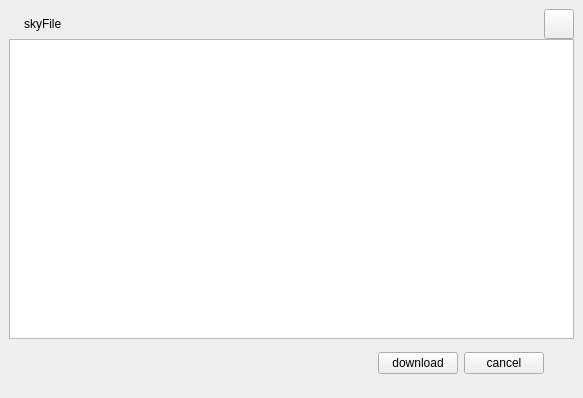
<?xml version="1.0" encoding="UTF-8"?>
<ui version="4.0">
 <class>SkyFileDialog</class>
 <widget class="C8CommonWindow" name="SkyFileDialog">
  <property name="geometry">
   <rect>
    <x>0</x>
    <y>0</y>
    <width>583</width>
    <height>398</height>
   </rect>
  </property>
  <property name="windowTitle">
   <string>SkyFileDialog</string>
  </property>
  <layout class="QFormLayout" name="formLayout_2">
   <property name="horizontalSpacing">
    <number>6</number>
   </property>
   <property name="verticalSpacing">
    <number>6</number>
   </property>
   <property name="leftMargin">
    <number>9</number>
   </property>
   <property name="topMargin">
    <number>9</number>
   </property>
   <property name="rightMargin">
    <number>9</number>
   </property>
   <property name="bottomMargin">
    <number>9</number>
   </property>
   <item row="0" column="0" colspan="2">
    <widget class="QWidget" name="widget" native="true">
     <property name="sizePolicy">
      <sizepolicy hsizetype="Expanding" vsizetype="Expanding">
       <horstretch>0</horstretch>
       <verstretch>0</verstretch>
      </sizepolicy>
     </property>
     <property name="minimumSize">
      <size>
       <width>565</width>
       <height>380</height>
      </size>
     </property>
     <layout class="QVBoxLayout" name="verticalLayout">
      <property name="spacing">
       <number>0</number>
      </property>
      <property name="leftMargin">
       <number>0</number>
      </property>
      <property name="topMargin">
       <number>0</number>
      </property>
      <property name="rightMargin">
       <number>0</number>
      </property>
      <property name="bottomMargin">
       <number>0</number>
      </property>
      <item>
       <widget class="QWidget" name="widget_titleBar" native="true">
        <property name="sizePolicy">
         <sizepolicy hsizetype="Expanding" vsizetype="Expanding">
          <horstretch>0</horstretch>
          <verstretch>0</verstretch>
         </sizepolicy>
        </property>
        <property name="maximumSize">
         <size>
          <width>16777215</width>
          <height>30</height>
         </size>
        </property>
        <layout class="QHBoxLayout" name="horizontalLayout">
         <property name="spacing">
          <number>0</number>
         </property>
         <property name="leftMargin">
          <number>15</number>
         </property>
         <property name="topMargin">
          <number>0</number>
         </property>
         <property name="rightMargin">
          <number>0</number>
         </property>
         <property name="bottomMargin">
          <number>0</number>
         </property>
         <item>
          <widget class="QLabel" name="label_title">
           <property name="minimumSize">
            <size>
             <width>0</width>
             <height>0</height>
            </size>
           </property>
           <property name="text">
            <string>skyFile</string>
           </property>
           <property name="indent">
            <number>0</number>
           </property>
          </widget>
         </item>
         <item>
          <widget class="QPushButton" name="pushButton_close">
           <property name="maximumSize">
            <size>
             <width>30</width>
             <height>30</height>
            </size>
           </property>
           <property name="toolTip">
            <string>close</string>
           </property>
           <property name="text">
            <string/>
           </property>
          </widget>
         </item>
        </layout>
       </widget>
      </item>
      <item>
       <widget class="SkyFileListWidget" name="listWidget_skyFile">
        <property name="minimumSize">
         <size>
          <width>0</width>
          <height>300</height>
         </size>
        </property>
       </widget>
      </item>
      <item>
       <widget class="QWidget" name="widget_skyFileBottom" native="true">
        <property name="sizePolicy">
         <sizepolicy hsizetype="Preferred" vsizetype="Expanding">
          <horstretch>0</horstretch>
          <verstretch>0</verstretch>
         </sizepolicy>
        </property>
        <property name="minimumSize">
         <size>
          <width>0</width>
          <height>40</height>
         </size>
        </property>
        <layout class="QHBoxLayout" name="horizontalLayout_2">
         <property name="leftMargin">
          <number>0</number>
         </property>
         <property name="topMargin">
          <number>9</number>
         </property>
         <property name="rightMargin">
          <number>30</number>
         </property>
         <item>
          <spacer name="horizontalSpacer">
           <property name="orientation">
            <enum>Qt::Horizontal</enum>
           </property>
           <property name="sizeHint" stdset="0">
            <size>
             <width>40</width>
             <height>20</height>
            </size>
           </property>
          </spacer>
         </item>
         <item>
          <widget class="QPushButton" name="pushButton_download">
           <property name="text">
            <string>download</string>
           </property>
          </widget>
         </item>
         <item>
          <widget class="QPushButton" name="pushButton_cancel">
           <property name="sizePolicy">
            <sizepolicy hsizetype="Minimum" vsizetype="Fixed">
             <horstretch>0</horstretch>
             <verstretch>0</verstretch>
            </sizepolicy>
           </property>
           <property name="text">
            <string>cancel</string>
           </property>
          </widget>
         </item>
        </layout>
       </widget>
      </item>
     </layout>
    </widget>
   </item>
  </layout>
 </widget>
 <layoutdefault spacing="6" margin="11"/>
 <customwidgets>
  <customwidget>
   <class>C8CommonWindow</class>
   <extends>QWidget</extends>
   <header>c8commonwindow.h</header>
   <container>1</container>
  </customwidget>
  <customwidget>
   <class>SkyFileListWidget</class>
   <extends>QListWidget</extends>
   <header location="global">skyfilelistwidget.h</header>
  </customwidget>
 </customwidgets>
 <resources/>
 <connections>
  <connection>
   <sender>pushButton_close</sender>
   <signal>clicked()</signal>
   <receiver>SkyFileDialog</receiver>
   <slot>closeBtnClicked()</slot>
   <hints>
    <hint type="sourcelabel">
     <x>552</x>
     <y>20</y>
    </hint>
    <hint type="destinationlabel">
     <x>577</x>
     <y>36</y>
    </hint>
   </hints>
  </connection>
  <connection>
   <sender>pushButton_cancel</sender>
   <signal>clicked()</signal>
   <receiver>SkyFileDialog</receiver>
   <slot>cancelBtnClicked()</slot>
   <hints>
    <hint type="sourcelabel">
     <x>541</x>
     <y>345</y>
    </hint>
    <hint type="destinationlabel">
     <x>562</x>
     <y>369</y>
    </hint>
   </hints>
  </connection>
  <connection>
   <sender>pushButton_download</sender>
   <signal>clicked()</signal>
   <receiver>SkyFileDialog</receiver>
   <slot>downLoadBtnClicked()</slot>
   <hints>
    <hint type="sourcelabel">
     <x>435</x>
     <y>345</y>
    </hint>
    <hint type="destinationlabel">
     <x>445</x>
     <y>369</y>
    </hint>
   </hints>
  </connection>
 </connections>
 <slots>
  <slot>closeBtnClicked()</slot>
  <slot>cancelBtnClicked()</slot>
  <slot>downLoadBtnClicked()</slot>
 </slots>
</ui>
